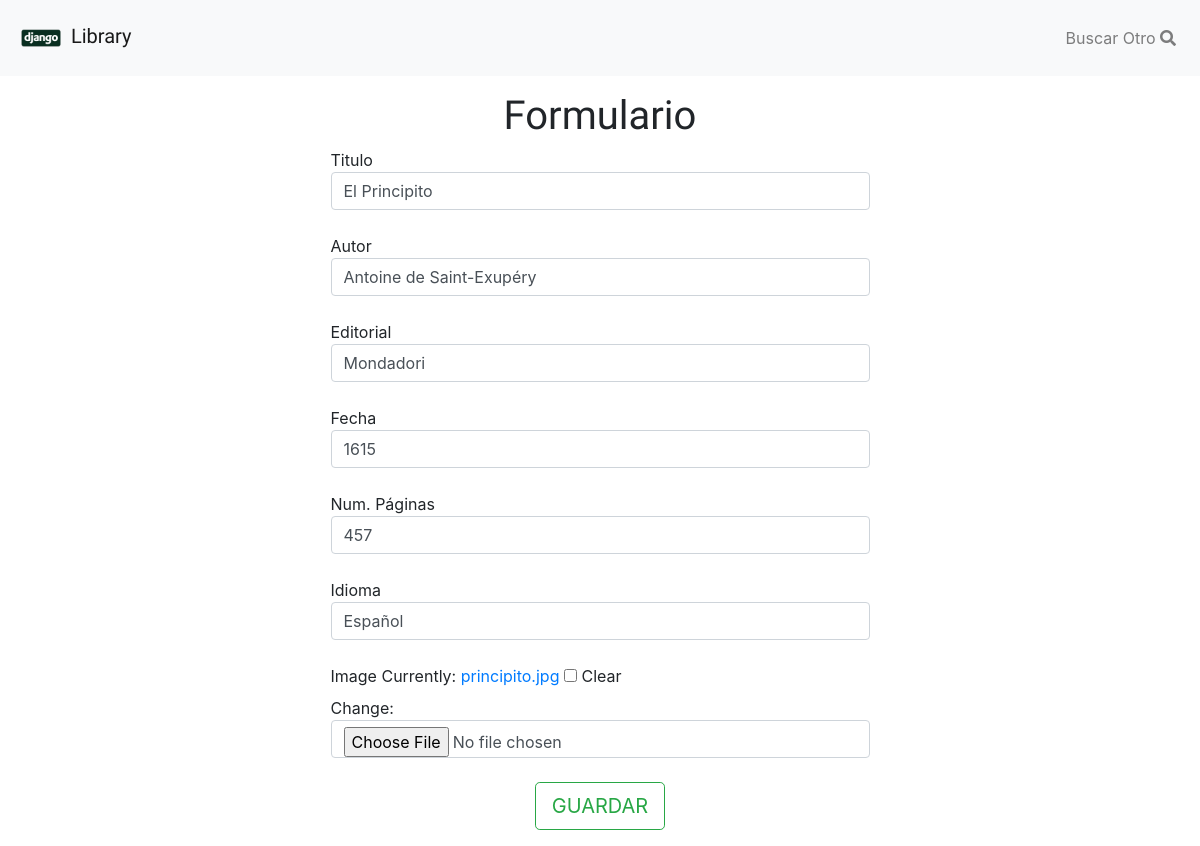
The app's page /catalogo/editar/1/ with its own data.
### catalogo/models.py (models this page shows, shortened)
class Book(models.Model):
	title = models.CharField(max_length=255)
	author = models.CharField(max_length=255)
	content_short = models.TextField(null=True, blank=True)
	publisher = models.CharField(max_length=255, null=True)
	publisher_date = models.CharField(max_length=4, null=True)
	pages = models.IntegerField(default=0)
	language = models.CharField(max_length=45, null=True)
	image = models.ImageField(null=True, blank=True)

### catalogo/views.py (the view, shortened to what this page needs)
# urls.py: path('editar/<int:id>/', views.editar, name='editar'),
def editar(request, id):
	books = Book.objects.filter(id=id)
	if books:
		ctx = {
			"form" : LibroModelForm(instance=books[0])
		}
		return render(request, "catalogo/formulario.html", ctx)
	return redirect("404")

### catalogo/forms.py
class LibroModelForm(forms.ModelForm):
	class Meta:
		model = Book
		fields = "__all__"
		exclude = ("content_short", )
		labels = {
			"title" : "Titulo",
			"author" : "Autor",
			"publisher" : "Editorial",
			"publisher_date" : "Fecha",
			"content_short" : "Resumen",
			"pages" : "Num. Páginas",
			"language" : "Idioma",
		}

### catalogo/templates/catalogo/formulario.html (shortened to what this page needs)
<!DOCTYPE html>
<html lang="en">
<head>
	{% load static %}
	<link rel="stylesheet" href="https://use.fontawesome.com/releases/v5.3.1/css/all.css">
	<link rel="stylesheet" href="{% static 'catalogo/css/bootstrap.min.css' %}">
</head>
<body>
	<nav class="navbar navbar-expand-lg navbar-light bg-light">
	  <a class="navbar-brand" href="{% url 'index' %}">
		<img src="{% static 'catalogo/img/logo.png' %}" alt="Logo" height="50px;">
	  	Library</a>
	  <div class="collapse navbar-collapse" id="navbarSupportedContent">
	    <ul class="navbar-nav ml-auto">
	      <li class="nav-item">
	        <a class="nav-link" href="{% url 'index' %}">Buscar Otro
				<i class="fas fa-search"></i>
	        </a>
	      </li>
	    </ul>
	  </div>
	</nav>
	<div class="container">
		<h1 class="text-center title">Formulario</h1>
		<div class="row">
			<div class="col-6 offset-3">
				<form action="" method="POST" enctype="multipart/form-data">
					<div class="row">
						{% for field in form %}
							<div class="col-12">
								{{ field.label }}
								{{ field }}
								<br>
							</div>
						{% endfor %}
					</div>
					<div class="text-center">
						<button class="btn btn-lg btn-outline-success" type="submit">
							GUARDAR
						</button>
					</div>
				</form>
			</div>
		</div>
	</div>
</body>
</html>

### catalogo/templates/catalogo/formulario.html (style rules this page uses)
.navbar-brand { font-family: "Courgette", sans-serif; }
.container { padding: 1em; }
.title { font-family: "ABeeZee", sans-serif; }

### records on screen
Book: form "El Principito" "Antoine de Saint-Exupéry" "Mondadori" "1615" "457" "Español"

### other values on screen
{{ field.label }} "Titulo" "Autor" "Editorial" "Fecha" "Num. Páginas" "Idioma" "Image"
